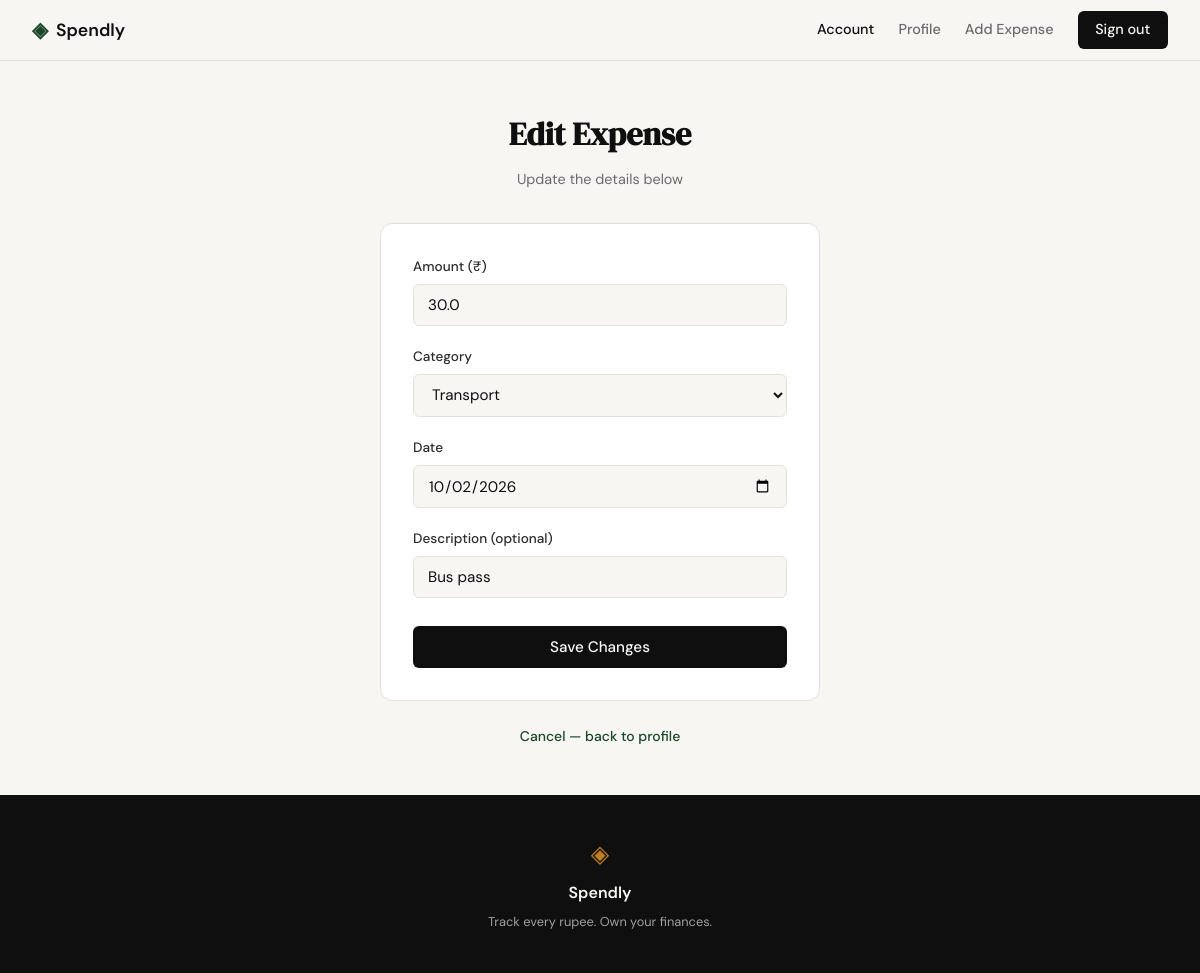
/expenses/26/edit (signed in), run on the app's committed database.
### tables this page shows
CREATE TABLE expenses (
            id          INTEGER PRIMARY KEY AUTOINCREMENT,
            user_id     INTEGER NOT NULL REFERENCES users(id),
            amount      REAL    NOT NULL,
            category    TEXT    NOT NULL,
            date        TEXT    NOT NULL,
            description TEXT,
            created_at  TEXT    NOT NULL DEFAULT CURRENT_TIMESTAMP
        );

### app.py (the view, shortened to what this page needs)
@app.route("/expenses/<int:id>/edit", methods=["GET", "POST"])
def edit_expense(id):
    if not session.get("user_id"):
        return redirect(url_for("login"))
    expense = get_expense_by_id(id, session["user_id"])
    if expense is None:
        abort(404)
    if request.method == "GET":
        return render_template(
            "edit_expense.html",
            expense=expense,
            categories=CATEGORIES,
        )

### database/db.py (called while the page is built)
def get_db():
    conn = sqlite3.connect(DB_PATH)
    conn.row_factory = sqlite3.Row
    conn.execute("PRAGMA foreign_keys = ON")
    return conn

### database/queries.py (called while the page is built)
def get_expense_by_id(expense_id, user_id):
    conn = get_db()
    row = conn.execute(
        "SELECT id, amount, category, date, description "
        "FROM expenses WHERE id = ? AND user_id = ?",
        (expense_id, user_id),
    ).fetchone()
    conn.close()
    return dict(row) if row else None

### templates/edit_expense.html (shortened to what this page needs)
{% extends "base.html" %}
{% block content %}
<section class="auth-section">
    <div class="auth-container">
        <div class="auth-header">
            <h1 class="auth-title">Edit Expense</h1>
            <p class="auth-subtitle">Update the details below</p>
        </div>
        <div class="auth-card">
            <form method="POST" action="{{ url_for('edit_expense', id=expense.id) }}">
                <div class="form-group">
                    <label for="amount">Amount (₹)</label>
                    <input
                        class="form-input"
                        type="number"
                        id="amount"
                        name="amount"
                        step="0.01"
                        min="0.01"
                        placeholder="0.00"
                        value="{{ expense.amount }}"
                        required
                    >
                </div>
                <div class="form-group">
                    <label for="category">Category</label>
                    <select class="form-input" id="category" name="category" required>
                        {% for cat in categories %}
                        <option value="{{ cat }}"
                            {% if expense.category == cat %}selected{% endif %}>
                            {{ cat }}
                        </option>
                        {% endfor %}
                    </select>
                </div>
                <div class="form-group">
                    <label for="date">Date</label>
                    <input
                        class="form-input"
                        type="date"
                        id="date"
                        name="date"
                        value="{{ expense.date }}"
                        required
                    >
                </div>
                <div class="form-group">
                    <label for="description">Description (optional)</label>
                    <input
                        class="form-input"
                        type="text"
                        id="description"
                        name="description"
                        placeholder="e.g. Lunch at café"
                        value="{{ expense.description or '' }}"
                    >
                </div>
                <button type="submit" class="btn-submit">Save Changes</button>
            </form>
        </div>
        <p class="auth-switch">
            <a href="{{ url_for('profile') }}">Cancel — back to profile</a>
        </p>
    </div>
</section>
{% endblock %}

### static/css/style.css (style rules this page uses)
:root { --ink: #0f0f0f; --ink-soft: #2d2d2d; --ink-muted: #6b6b6b; --ink-faint: #a0a0a0; --paper: #f7f6f3; --paper-warm: #f0ede6; --paper-card: #ffffff; --accent: #1a472a; --accent-light: #e8f0eb; --accent-2: #c17f24; --accent-2-light: #fdf3e3; --danger: #c0392b; --danger-light: #fdecea; --border: #e4e1da; --border-soft: #eeebe4; --font-display: 'DM Serif Display', Georgia, serif; --font-body: 'DM Sans', system-ui, sans-serif; --max-width: 1200px; --auth-width: 440px; --radius-sm: 6px; --radius-md: 12px; --radius-lg: 20px; }
*, *::before, *::after { box-sizing: border-box; margin: 0; padding: 0; }
html { font-size: 16px; scroll-behavior: smooth; }
body { background: var(--paper); color: var(--ink); font-family: var(--font-body); font-size: 1rem; line-height: 1.6; -webkit-font-smoothing: antialiased; }
a { color: inherit; text-decoration: none; }
.auth-section { min-height: calc(100vh - 60px - 100px); display: flex; align-items: center; justify-content: center; padding: 3rem 2rem; }
.auth-container { width: 100%; max-width: var(--auth-width); }
.auth-header { text-align: center; margin-bottom: 2rem; }
.auth-title { font-family: var(--font-display); font-size: 2rem; color: var(--ink); margin-bottom: 0.5rem; }
.auth-subtitle { font-size: 0.9rem; color: var(--ink-muted); }
.auth-card { background: var(--paper-card); border: 1px solid var(--border); border-radius: var(--radius-md); padding: 2rem; margin-bottom: 1.5rem; }
.form-group { margin-bottom: 1.25rem; }
.form-group label { display: block; font-size: 0.85rem; font-weight: 500; color: var(--ink-soft); margin-bottom: 0.4rem; }
.form-input { width: 100%; padding: 0.6rem 0.875rem; border: 1px solid var(--border); border-radius: var(--radius-sm); font-family: var(--font-body); font-size: 0.95rem; color: var(--ink); background: var(--paper); outline: none; transition: border-color 0.2s; }
.form-input::placeholder { color: var(--ink-faint); }
.btn-submit { width: 100%; padding: 0.7rem; background: var(--ink); color: var(--paper); border: none; border-radius: var(--radius-sm); font-family: var(--font-body); font-size: 0.95rem; font-weight: 500; cursor: pointer; transition: background 0.2s; margin-top: 0.5rem; }
.auth-switch { text-align: center; font-size: 0.875rem; color: var(--ink-muted); }
.auth-switch a { color: var(--accent); font-weight: 500; }

### data on the page
expenses: amount "30.0", category "Transport", date "10/02/2026", description "Bus pass"

### other printed values
{{ user.name if user is defined else "Account" }} "Account"
